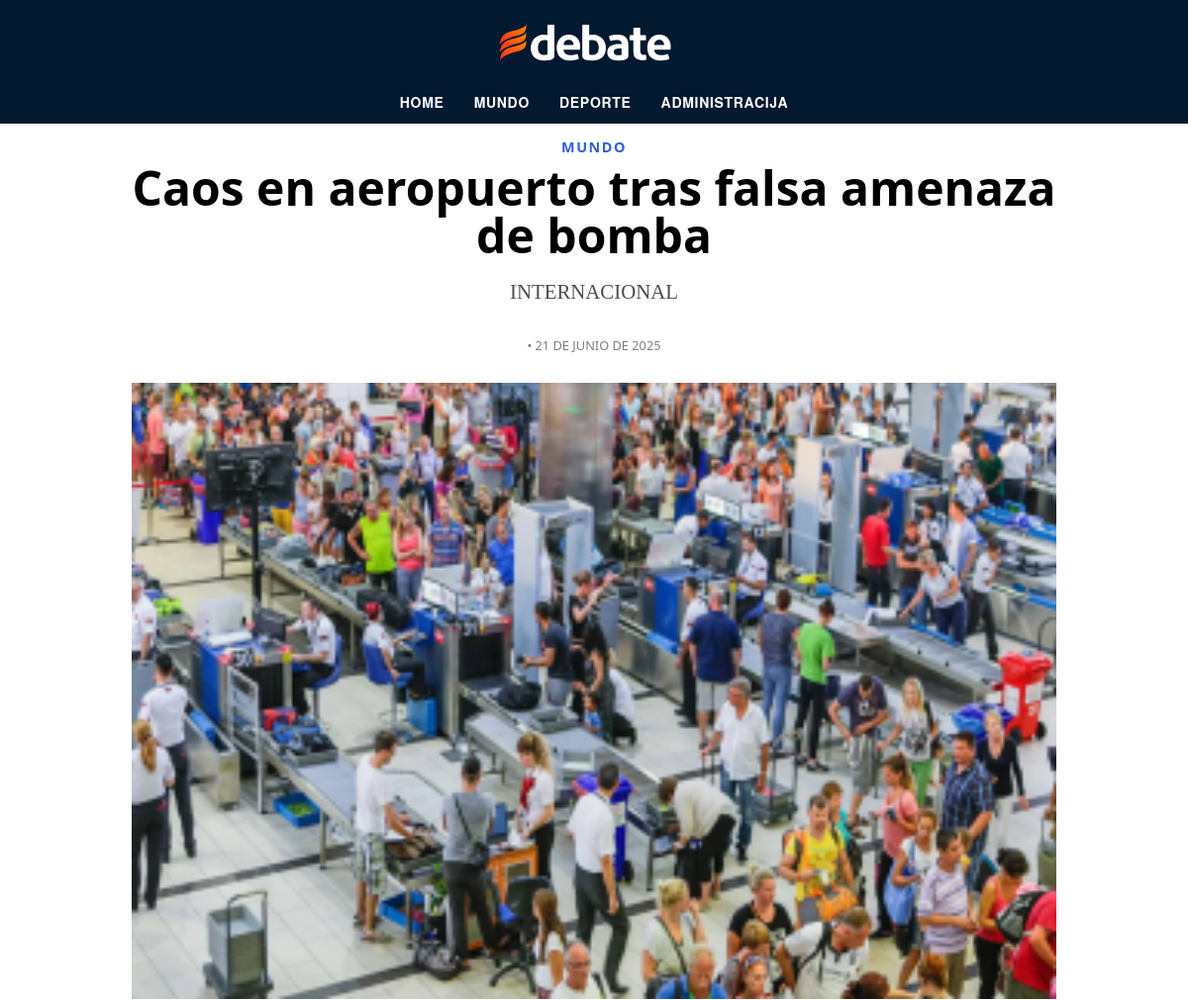
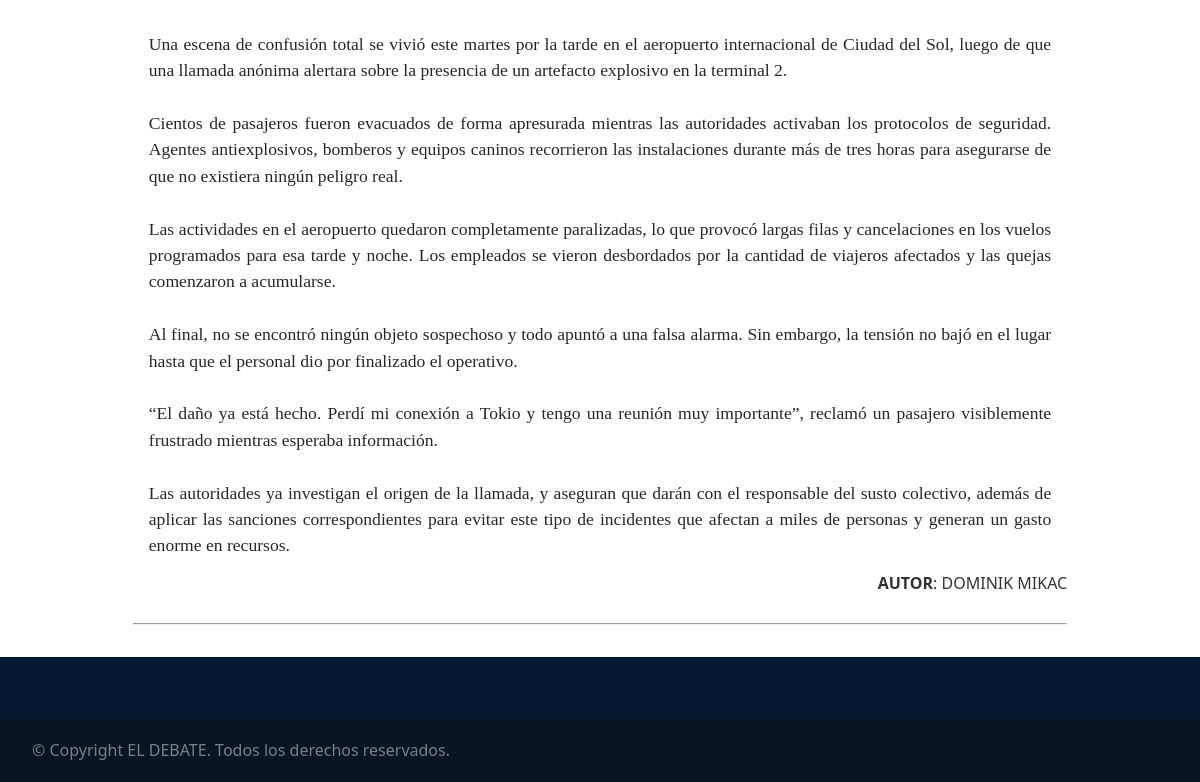
Screenshot of /article.php?id=15 with the database file from the repository (2 pictures, top to bottom).
### tables this page shows
CREATE TABLE `article` (
  `id` int(11) NOT NULL,
  `title` varchar(100) NOT NULL,
  `keyword` varchar(30) NOT NULL,
  `content` text NOT NULL,
  `author_id` int(11) NOT NULL,
  `image_url` varchar(200) NOT NULL,
  `archived` tinyint(1) NOT NULL,
  `category_id` int(11) NOT NULL,
  `submitted` timestamp NOT NULL DEFAULT current_timestamp()
);

CREATE TABLE `category` (
  `id` int(11) NOT NULL,
  `name` varchar(30) NOT NULL
);

CREATE TABLE `user` (
  `id` int(11) NOT NULL,
  `first_name` varchar(255) NOT NULL,
  `last_name` varchar(255) NOT NULL,
  `username` varchar(20) NOT NULL,
  `password_hash` varchar(255) NOT NULL,
  `level` int(11) NOT NULL DEFAULT 0
);

### article.php (the view, shortened to what this page needs)
<?php
$conn = new mysqli("localhost", "root", "", "debate_news");
$articleFound = false;
$articleData = [];
if (isset($_GET['id']) && is_numeric($_GET['id'])) {
  $articleId = intval($_GET['id']);
  $stmt = $conn->prepare("SELECT a.title, a.keyword, a.content, a.image_url, u.first_name, u.last_name, a.submitted, c.name
                            FROM article a
                            JOIN user u ON a.author_id = u.id
                            JOIN category c on a.category_id = c.id
                            WHERE a.id = ?");
  $stmt->bind_param("i", $articleId);
  $stmt->execute();
  $stmt->bind_result($title, $keyword, $content, $image_url, $authorFirstName, $authorLastName, $submitted, $category);
  if ($stmt->fetch()) {
    $articleFound = true;
    $articleData = compact('title', 'keyword', 'content', 'image_url', 'authorFirstName', 'authorLastName', 'submitted', 'category');
  }
}
function formatDateSpanish($dateStr) {
    $months = [
        1 => 'ENERO', 2 => 'FEBRERO', 3 => 'MARZO',
        4 => 'ABRIL', 5 => 'MAYO', 6 => 'JUNIO',
        7 => 'JULIO', 8 => 'AGOSTO', 9 => 'SEPTIEMBRE',
        10 => 'OCTUBRE', 11 => 'NOVIEMBRE', 12 => 'DICIEMBRE'
    ];
    $timestamp = strtotime($dateStr);
    $day = date('j', $timestamp);
    $month = $months[date('n', $timestamp)];
    $year = date('Y', $timestamp);
    return "$day DE $month DE $year";
}
?>
<!DOCTYPE html>
<html lang="en-US">
<head>
  <link rel="stylesheet" href="style.css?v=<?= time(); ?>">
</head>
<body>
  <?php include 'components/header.php'; ?>
  <main>
    <?php if ($articleFound): ?>
      <article>
        <header>
          <p class="article-category"><?= htmlspecialchars($articleData['category']) ?></p>
          <h1><?= htmlspecialchars($articleData['title']) ?></h1>
          <p class="article-keyword"><?= htmlspecialchars($articleData['keyword']) ?></p>
          <p class="article-time"> <?= '• ' . formatDateSpanish($articleData['submitted']) ?></p>
        </header>
        <?php if ($articleData['image_url']): ?>
          <img class="article-img" src="img/<?= htmlspecialchars($articleData['image_url']) ?>" alt="Slika članka" style="max-width: 100%; height: auto;">
        <?php endif; ?>
        <div class="content"><?= nl2br(htmlspecialchars($articleData['content'])) ?></div>
        <p class= "article-author"><?= "<strong>Autor</strong>: " . htmlspecialchars($articleData['authorFirstName'] . ' ' . $articleData['authorLastName']) ?></p>
        <hr>
      </article>
    <?php endif; ?>
  </main>
  <?php include 'components/footer.php'; ?>
</body>
</html>

### style.css (style rules this page uses)
*, *::before, *::after { box-sizing: border-box; }
body, html { margin: 0; padding: 0; overflow-x: hidden; font-family: 'Segoe UI', 'Helvetica Neue', Helvetica, Arial, sans-serif; }
main { max-width: 1200px; min-height: 100vh; margin: 0 auto; flex: 1 0 auto; width: 100%; display: flex; flex-direction: column; align-items: center; padding: 0 1em; }
hr { margin: 2em 0; color: #f5f5f5; align-self: stretch; }
article>* { flex-shrink: 0; min-width: 0; min-height: auto; }
main>article { display: flex; flex-direction: column; justify-content: center; align-items: center; width: 80%; }
article > header { display: flex; flex-direction: column; align-items: center; }
article h1 { text-align: center; font-size: 3rem; margin: 0 auto; margin-top: -7px; line-height: 1; }
.article-img { width:100%; height: auto; display: block; margin: 16px 0; }
.article-category { text-transform: uppercase; font-size: 0.9rem; color: #2d5fd7; font-weight: bold; letter-spacing: 1.5px; }
.article-keyword { font-family:'Times New Roman', Times, serif; opacity: 70%; font-size:1.3rem; }
.article-time { opacity: 50%; font-size: 0.8rem; }
article .content { font-family:'Times New Roman', Times, serif; line-height: 1.5; font-size: 1.1rem; opacity: 85%; margin: 1rem; text-align: justify; }
.article-author { text-transform: uppercase; align-self: flex-end; margin: 0px; line-height: 1; opacity: 80%; }

### rows the page displays
article: category.name "MUNDO", title "Caos en aeropuerto tras falsa amenaza de bomba", keyword "INTERNACIONAL", submitted "21 DE JUNIO DE 2025", image_url (picture), content "Una escena de confusión total se vivió este martes por la tarde en el aeropuerto internacional de Ciudad del Sol, luego de que una llamada anónima alertara sobre la presencia de un artefacto explosivo en la terminal 2. Cientos de pasajeros fueron evacuados de forma apresurada mientras las autoridades activaban los protocolos de seguridad. Agentes antiexplosivos, bomberos y equipos caninos recorrieron las instalaciones durante más de tres horas para asegurarse de que no existiera ningún peligro real. Las actividades en el aeropuerto quedaron completamente paralizadas, lo que provocó largas filas y cancelaciones en los vuelos programados para esa tarde y noche. Los empleados se vieron…", author.last_name "DOMINIK MIKAC"
